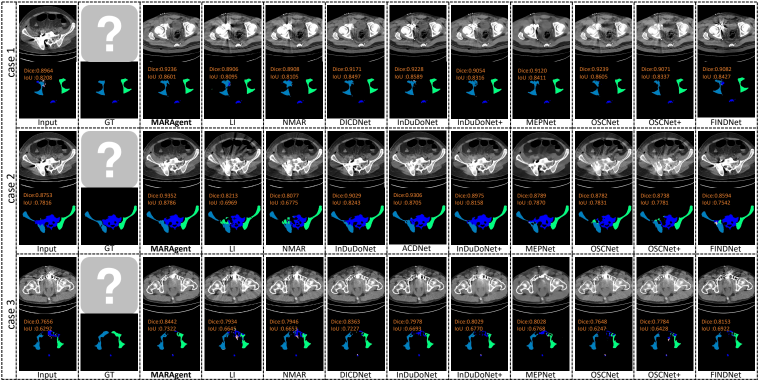
#> input picture imgs/png/Clinic_metal.png, 1518 x 762 px (shown at 1/2 size)
$ python -i diff.py   (imports and definitions only)
#> lines starting #> are read from the running program, lines starting #| are printed output that depends on the picture
from __future__ import annotations

from pathlib import Path

from PIL import Image, ImageChops


def make_difference_map(
    input_path: str | Path,
    output_path: str | Path,
    save_path: str | Path,
    enhance: int = 3,
) -> Path:
#> called with input_path = '../../imgs/png/Clinic_metal.png', output_path = 'out.png', save_path = 'out1.png', enhance = 3
    input_path = Path(input_path)
    output_path = Path(output_path)
    save_path = Path(save_path)
    save_path.parent.mkdir(parents=True, exist_ok=True)

    with Image.open(input_path).convert("L") as img_in:
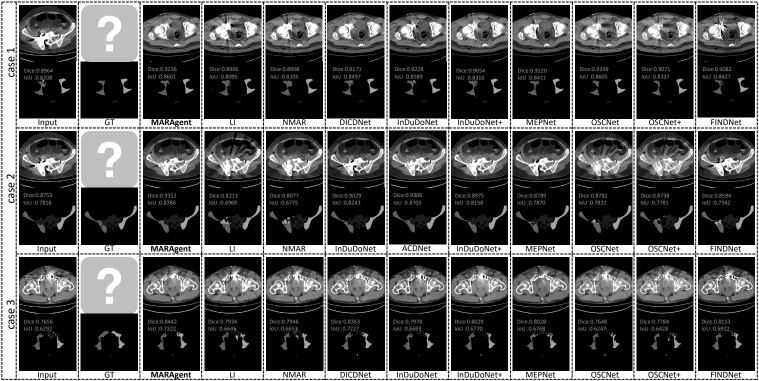
#> img_in: PIL image 1518x762 L (shown at 1/2 size); min 0, max 255, mean 76.8
#> (the run stopped early here; a loop or call above may not have finished)

$ run again, on imgs/png/Dental.png
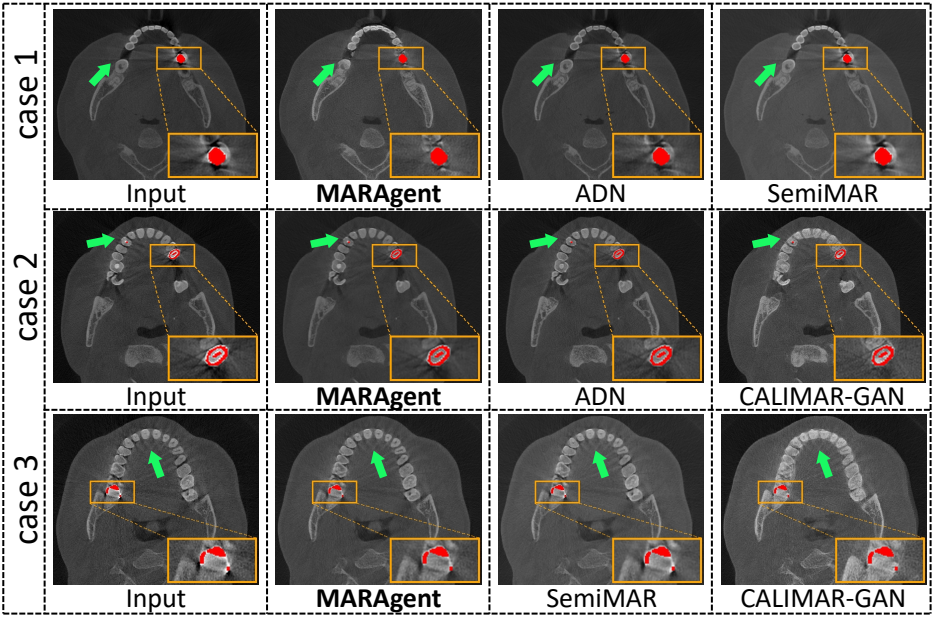
#> input picture imgs/png/Dental.png, 935 x 617 px
#> in make_difference_map, `with Image.open(input_path).convert("L") as img_in:`:
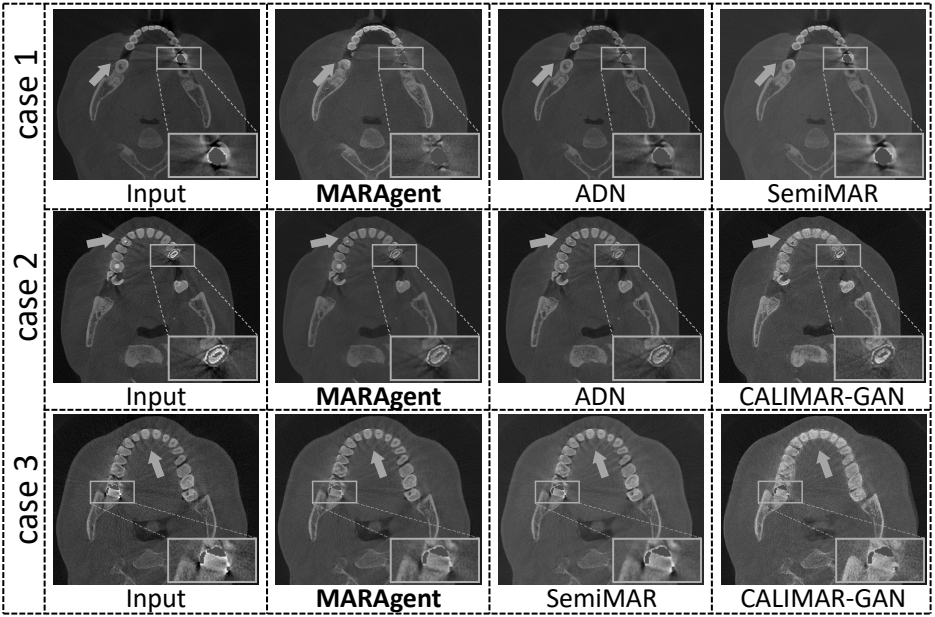
#> img_in: PIL image 935x617 L; min 0, max 255, mean 105.3

$ run again, on imgs/png/Diff_DeepLesion.png
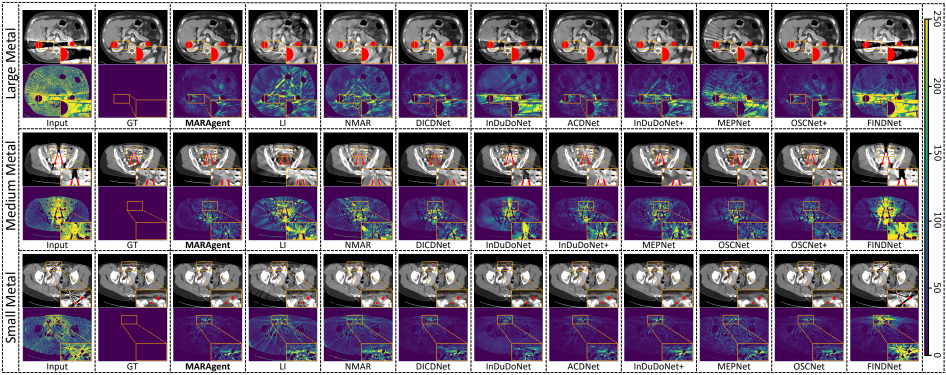
#> input picture imgs/png/Diff_DeepLesion.png, 1892 x 749 px (shown at 1/2 size)
#> in make_difference_map, `with Image.open(input_path).convert("L") as img_in:`:
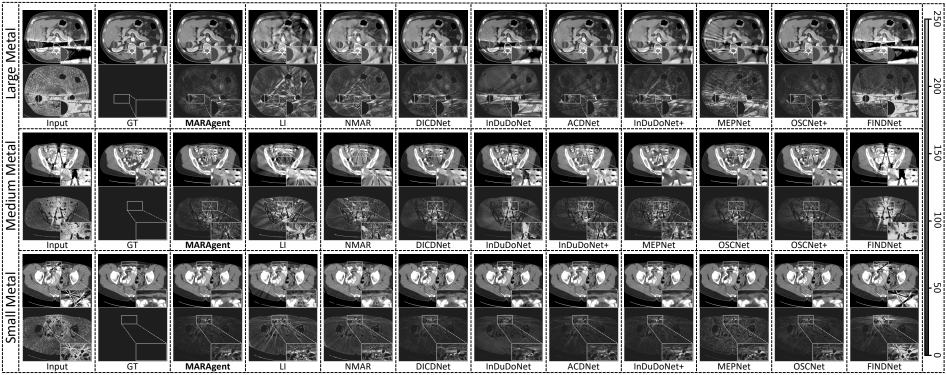
#> img_in: PIL image 1892x749 L (shown at 1/2 size); min 0, max 255, mean 108.3
